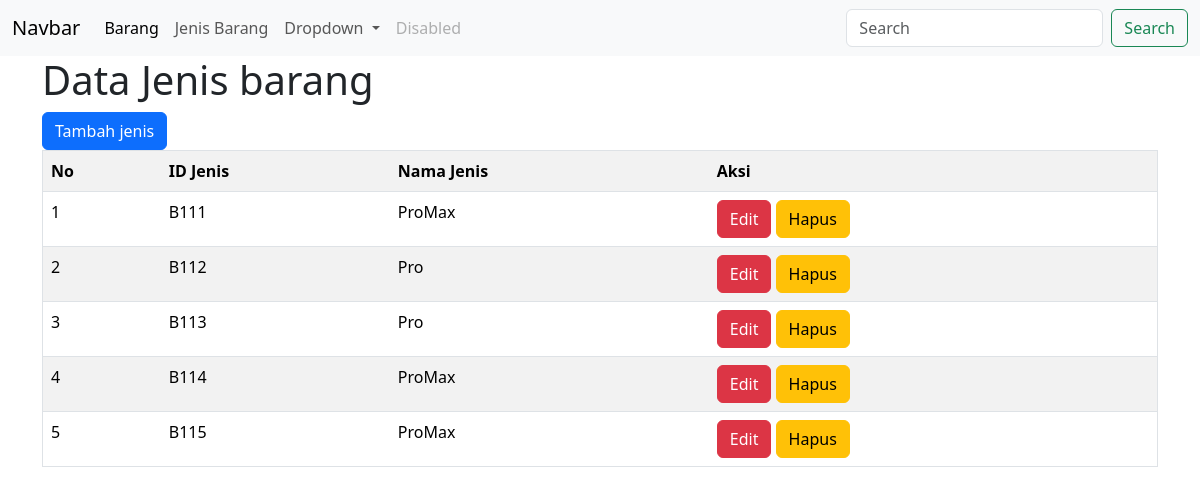
The app's page /view/jenis_barang/index.php with its own data.
### tables this page shows
CREATE TABLE `jenis_barang` (
  `id_jenis` varchar(20) NOT NULL,
  `nama_jenis` varchar(30) DEFAULT NULL
);

### view/jenis_barang/index.php (the view, shortened to what this page needs)
<!DOCTYPE html>
<html lang="en">
<head>
    <link rel="stylesheet" href="https://cdn.jsdelivr.net/npm/bootstrap@5.3.3/dist/css/bootstrap.min.css">
</head>
<body>
<nav class="navbar navbar-expand-lg bg-body-tertiary">
  <div class="container-fluid">
    <a class="navbar-brand" href="#">Navbar</a>
    <div class="collapse navbar-collapse" id="navbarSupportedContent">
      <ul class="navbar-nav me-auto mb-2 mb-lg-0">
        <li class="nav-item">
          <a class="nav-link active" aria-current="page" href="../barang">Barang</a>
        </li>
        <li class="nav-item">
          <a class="nav-link" href="#">Jenis Barang</a>
        </li>
        <li class="nav-item dropdown">
          <a class="nav-link dropdown-toggle" href="#" role="button" data-bs-toggle="dropdown" aria-expanded="false">
            Dropdown
          </a>
        </li>
        <li class="nav-item">
          <a class="nav-link disabled" aria-disabled="true">Disabled</a>
        </li>
      </ul>
      <form class="d-flex" role="search">
        <input class="form-control me-2" type="search" placeholder="Search" aria-label="Search">
        <button class="btn btn-outline-success" type="submit">Search</button>
      </form>
    </div>
  </div>
</nav>
    <div class="container">
<h1>Data Jenis barang</h1>
<a href="tambah.php" class="btn btn-primary">Tambah jenis</a>
    <table border='1' class="table table-striped">
        <tr>
            <th>No</th>
            <th>ID Jenis</th>
            <th>Nama Jenis</th>
            <th>Aksi</th>
</tr>
<?php
        include '../../config/koneksi.php';
        $query = mysqli_query($conn, "SELECT * FROM jenis_barang");
        $no=1;
        if(mysqli_num_rows($query)){
            while($result=mysqli_fetch_assoc($query)){
            ?>
             <tr>
                <td><?php echo $no ?></td>
                <td><?php echo $result['id_jenis'] ?></td>
                <td><?php echo $result['nama_jenis'] ?></td>
                <td>
                <a href="" class="btn btn-danger">Edit </a>
                <a href="" class="btn btn-warning">Hapus </a>
                </td>
            </tr>
            <?php
            $no++;}
        }
        else{
            echo "Data Kurang";
        }
        ?>
    </table>
    </div>
</body>
</html>

### records on screen
jenis_barang: id_jenis "B111", nama_jenis "ProMax"
jenis_barang: id_jenis "B112", nama_jenis "Pro"
jenis_barang: id_jenis "B113", nama_jenis "Pro"
jenis_barang: id_jenis "B114", nama_jenis "ProMax"
jenis_barang: id_jenis "B115", nama_jenis "ProMax"
